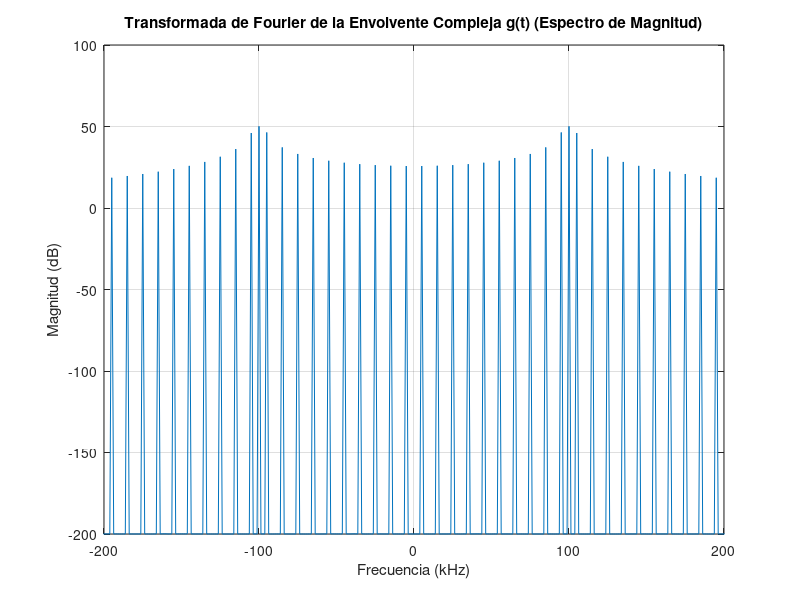

Write the MATLAB code that produced this figure.
% Parámetros de la señal FSK
f1 = 100e3;  % Frecuencia asignada al bit '0' en Hz [cite: 1]
f2 = 300e3;  % Frecuencia asignada al bit '1' en Hz [cite: 1]
Rb = 10e3;   % Tasa de bits en Hz [cite: 1]
Ac = 1;      % Amplitud de la señal portadora (asumida de GRC Signal Source Amplitude)

% Cálculo de parámetros derivados
Delta_f = abs(f2 - f1) / 2; % Desviación de frecuencia [cite: 1]
Fc = (f1 + f2) / 2;         % Frecuencia central

% Parámetros de simulación
Fs = 800e3;  % Frecuencia de muestreo (Sample Rate de GRC)
Tb = 1 / Rb; % Duración de un bit [cite: 1]

% Definir una secuencia de datos binarios representativa m(t)
% m(t) tomará valores de +1 o -1. [cite: 1]
% Simularemos para 8 períodos de bit para tener una señal representativa.
num_bits = 8;
total_time = num_bits * Tb;
num_samples = floor(Fs * total_time); % Usar floor para asegurar un número entero de muestras

% Vector de tiempo
t = 0:1/Fs:(total_time - 1/Fs);

% Crear una secuencia m(t) de ejemplo (alternando +1 y -1)
m_values = [1, -1, 1, -1, 1, -1, 1, -1]; % Un patrón simple repetitivo
m_t = zeros(size(t));

for i = 1:num_bits
    start_sample = floor((i - 1) * Tb * Fs) + 1;
    end_sample = floor(i * Tb * Fs);
    m_t(start_sample:end_sample) = m_values(i);
end

% Calcular la envolvente compleja g(t) [cite: 1]
% g(t) = Ac * exp(j * 2 * pi * m(t) * Delta_f * t) [cite: 1]
g_t = Ac * exp(1j * 2 * pi * m_t .* Delta_f .* t);

% Calcular la Transformada Rápida de Fourier (FFT) de g(t)
G_f = fft(g_t);
frequencies = Fs * (0:(num_samples/2))/num_samples; % Frecuencias positivas

% Para centrar el espectro alrededor de 0 Hz y visualizar las frecuencias negativas
G_f_shifted = fftshift(G_f);
frequencies_shifted = (-num_samples/2 : num_samples/2 - 1) * (Fs / num_samples);

% Graficar el espectro de magnitud de la envolvente compleja G(f)
figure;
plot(frequencies_shifted / 1e3, 20 * log10(abs(G_f_shifted) + 1e-10)); % Se agrega 1e-10 para evitar log(0)
title('Transformada de Fourier de la Envolvente Compleja g(t) (Espectro de Magnitud)');
xlabel('Frecuencia (kHz)');
ylabel('Magnitud (dB)');
grid on;
xlim([-2 * Delta_f / 1e3, 2 * Delta_f / 1e3]); % Enfocar en las frecuencias relevantes

% Mostrar algunos parámetros calculados
fprintf('Frecuencia f1: %.1f kHz\n', f1 / 1e3);
fprintf('Frecuencia f2: %.1f kHz\n', f2 / 1e3);
fprintf('Tasa de bits Rb: %.1f kHz\n', Rb / 1e3);
fprintf('Desviación de frecuencia Delta_f: %.1f kHz\n', Delta_f / 1e3);
fprintf('Frecuencia central Fc: %.1f kHz\n', Fc / 1e3);
fprintf('Duración de bit Tb: %.1f ms\n', Tb * 1e3);